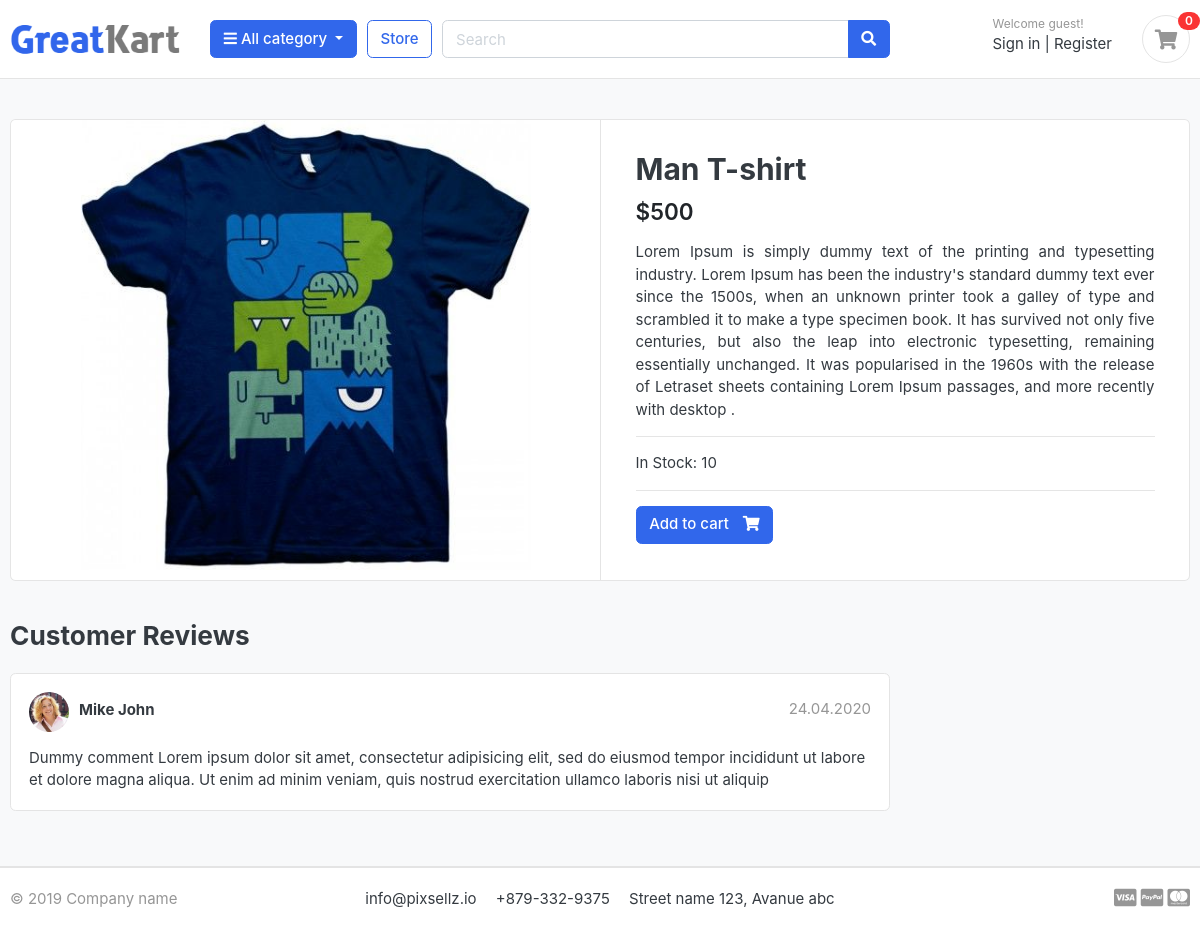
The page /store/mens-t-shirt/man-t-shirt/ on the database its author committed.
### store/models.py (models this page shows, shortened)
class Product(models.Model):
    product_name = models.CharField(max_length=100, unique=True)
    slug = models.SlugField(max_length=200, unique=True)
    description = models.TextField(max_length=500, blank=True)
    price = models.IntegerField()
    image = models.ImageField(upload_to= 'photos/products')
    stock = models.IntegerField()
    is_available = models.BooleanField(default=True)
    category = models.ForeignKey(Category, on_delete=models.CASCADE)
    created_date = models.DateTimeField(auto_now_add=True)
    modified_date = models.DateTimeField(auto_now=True)

### store/views.py (the view)
# urls.py: path('<slug:category_slug>/<slug:product_slug>/', views.product_detail, name='product_detail'),
def product_detail(request, category_slug, product_slug):
    single_product = Product.objects.get(slug=product_slug, category__slug=category_slug)
    return render(request,'store/product-detail.html', {'product' : single_product})

### store/templates/store/product-detail.html (shortened to what this page needs)
{% extends 'base.html' %}
{% load static %}
{% block body %}
<section class="section-content padding-y bg">
	<div class="container">
	<div class="card">
		<div class="row no-gutters">
			<aside class="col-md-6">
	<article class="gallery-wrap">
		<div class="img-big-wrap">
		   <a href="#"><img src="{{product.image.url}}"></a>
		</div>
	</article>
			</aside>
			<main class="col-md-6 border-left">
	<article class="content-body">
	<h2 class="title">{{product.product_name}}</h2>
	<div class="mb-3">
		<var class="price h4">${{product.price}}</var>
	</div>
	<p style="text-align: justify;">{{product.description}}</p>
	<hr/>
	<p>
		In Stock: {{product.stock}}
	</p>
	<hr>
	<form method="post">
		<a href="{% url 'add_cart' product.id %}" class="btn  btn-primary">
			<span class="text">Add to cart</span>
			 <i class="fas fa-shopping-cart"></i>
		</a>
	</form>
	</article>
			</main>
		</div>
	</div>
	<br>
	<div class="row">
				<div class="col-md-9">
		<header class="section-heading">
			<h3>Customer Reviews </h3>
		</header>
		<article class="box mb-3">
			<div class="icontext w-100">
				<img src="{% static './images/avatars/avatar1.jpg' %}" class="img-xs icon rounded-circle">
				<div class="text">
					<span class="date text-muted float-md-right">24.04.2020 </span>
					<h6 class="mb-1">Mike John </h6>
				</div>
			</div>
			<div class="mt-3">
				<p>
					Dummy comment Lorem ipsum dolor sit amet, consectetur adipisicing elit, sed do eiusmod
					tempor incididunt ut labore et dolore magna aliqua. Ut enim ad minim veniam,
					quis nostrud exercitation ullamco laboris nisi ut aliquip
				</p>
			</div>
		</article>
		</div>
	</div>
	</div>
	</section>
{% endblock %}

### static/css/ui.css (style rules this page uses)
html { font-family: "Inter", sans-serif; font-size: 15px; }
.content-body { flex: 1 1 auto; padding: 2rem 2.3rem; }
.img-xs, .img-sm, .img-md, .img-lg { -o-object-fit: cover; object-fit: cover; flex-shrink: 0; flex-grow: 0; }
.img-xs { width: 40px; height: 40px; }
.padding-y { padding-top: 40px; padding-bottom: 40px; }
var { font-style: normal; }
article:after, .form-group:after { display: block; clear: both; content: ""; }
.bg { background-color: #f8f9fa; }
.section-heading { margin-bottom: 20px; margin-top: 15px; }
p:last-child { margin-bottom: 0; }
.btn .text + i { margin-left: 10px; }
.icontext { display: inline-flex; align-items: center; vertical-align: middle; }
.icontext .text { width: 100%; line-height: 1.2; }
.icontext .icon { position: relative; margin-right: 10px; flex-shrink: 0; flex-grow: 0; }
.price { font-weight: 600; color: #212529; }
.box { padding: 18px; background: #fff; border-radius: 0.37rem; border: 1px solid #e4e4e4; }
.box img { max-width: 100%; }
.gallery-wrap .img-big-wrap { margin-bottom: 10px; border-radius: 0.37rem; overflow: hidden; background-color: #fff; }
.gallery-wrap .img-big-wrap a { text-align: center; display: block; }
.gallery-wrap .img-big-wrap img { height: 450px; width: auto; display: inline-block; }

### rows shown on the page
Product: image (picture), product_name "Man T-shirt", price "500", description "Lorem Ipsum is simply dummy text of the printing and typesetting industry. Lorem Ipsum has been the industry's standard dummy text ever since the 1500s, when an unknown printer took a galley of type and scrambled it to make a type specimen book. It has survived not only five centuries, but also the leap into electronic typesetting, remaining essentially unchanged. It was popularised in the 1960s with the release of Letraset sheets containing Lorem Ipsum passages, and more recently with desktop .", stock "10"
